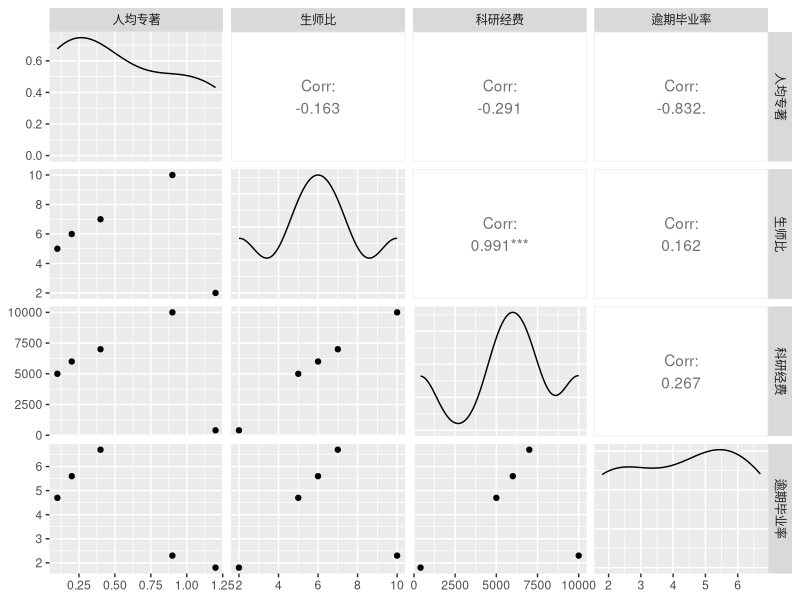
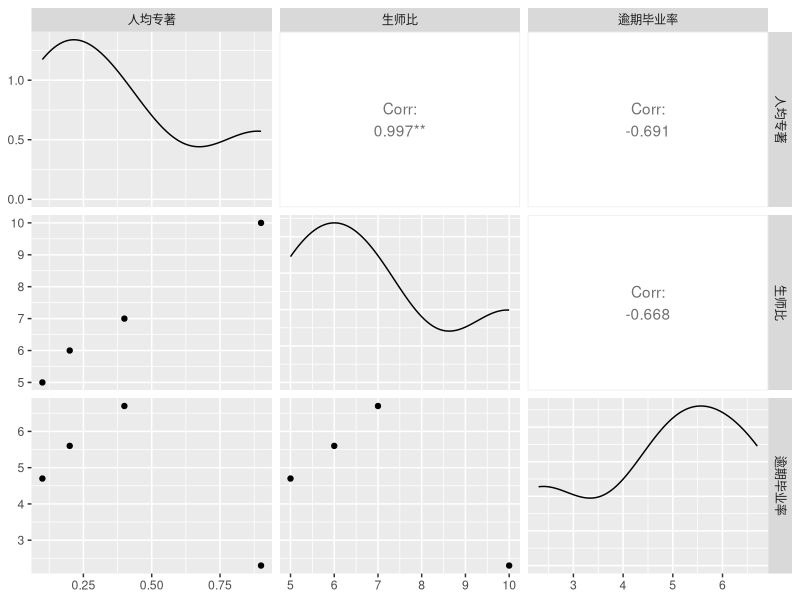
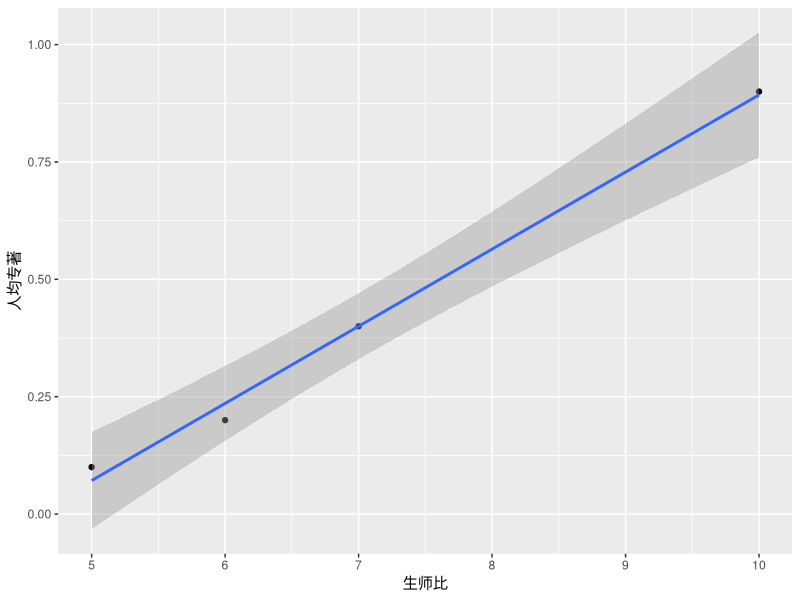
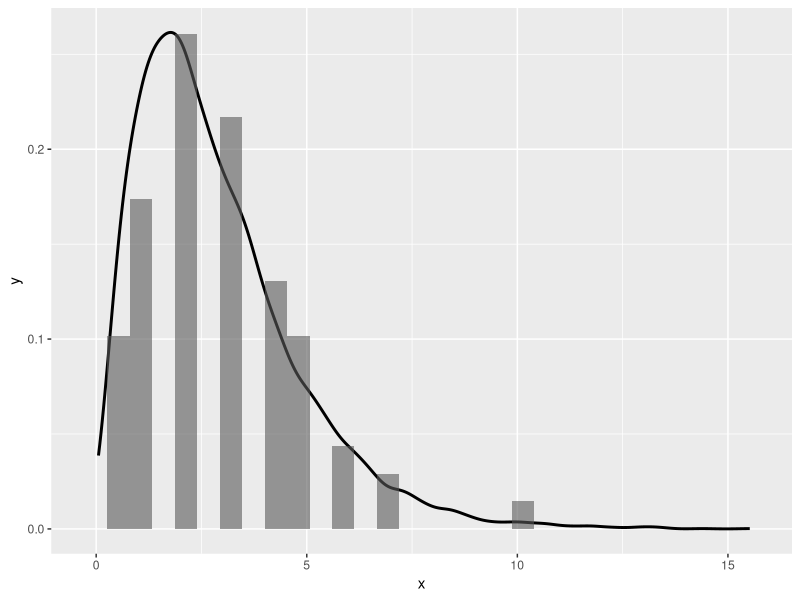

The R script that drew these images, in order:
## ---- chunk 1
options(digits = 3)
df0 = data.frame(
    '人均专著' = c(0.1, 0.2, 0.4, 0.9, 1.2),
    '生师比' = c(5, 6, 7, 10, 2),
    '科研经费' = c(5000, 6000, 7000, 10000, 400),
    '逾期毕业率' = c(4.7, 5.6, 6.7, 2.3, 1.8)
) # df0作为备份
df = df0
print(df)
## ---- chunk 2
df$生师比 = c(1, 1, 0.8333, 0.8333, 0)
print(df)
## ---- chunk 3
mom = function(col){sqrt(sum(col^2))}
for (i in 1:4){df[, i] = df[, i]/mom(df[, i])}
print(df)
## ---- chunk 4
w = c(0.2, 0.3, 0.4, 0.1)
for (i in 1:4){df[, i] = w[i]*df[, i]}
print(df)
## ---- chunk 5
good = c(0.1530, 0.163, 0.276, 0.0648)
bad = c(0.0128, 0.000, 0.011, 0.0174)
good_d = function(row){sqrt(sum((row - good)^2))}
bad_d = function(row){sqrt(sum((row - bad)^2))}
df_over = data.frame(
    s = rep(NA, 5),
    s0 = rep(NA, 5)
)
for (i in 1:5){
    df_over$s[i] = good_d(df[i, ])
    df_over$s0[i] = bad_d(df[i, ])
}
print(df_over)
## ---- chunk 6
df_over$f = df_over$s0/(df_over$s + df_over$s0)
print(df_over)
## ---- chunk 7
#| warning: false
#| message: false
library(GGally)
ggpairs(df0)
## ---- chunk 8
df_avg = data.frame(
    '人均经费' = df0$科研经费/df0$生师比
) |> t()
print(df_avg)
## ---- chunk 9
print(df0)
## ---- chunk 10
df0 = df0[-5, -3]
print(df0)
## ---- chunk 11
library(GGally)
ggpairs(df0)
## ---- chunk 12
library(ggplot2)
ggplot(df0, aes(x=`生师比`, y=`人均专著`)) + 
    geom_point(aes(x=`生师比`, y=`人均专著`)) + 
    geom_smooth(method = "lm")

model1 = lm(`人均专著` ~ `生师比`, data = df0)
kb1 = summary(model1)[4]$coefficients
colnames(kb1) = c('估计值', '标准误', 't值', 'P值')
rownames(kb1) = c('截距', '生师比')
print(kb1)
summary(model1)[8]
## ---- chunk 13
df0 = df0[, -1]
## ---- chunk 14
print(df0)
## ---- chunk 15
ssb = c(10, rep(7, 2), rep(6, 3), rep(5, 7), rep(4, 9), rep(3, 15), rep(2, 18), rep(1, 12), rep(0.5, 7))
library(MASS)
fitt = fitdistr(ssb, "gamma")
df_ga = data.frame(
  x = rgamma(10000, shape = fitt$estimate[1], rate = fitt$estimate[2])
)
df_ssb = data.frame(
  x = ssb
)
ggplot() + 
  geom_density(data = df_ga, aes(x), size = 1) + 
  geom_histogram(data = df_ssb, 
                 aes(x, y = ..density../1.75),
                 alpha = 0.6) + 
  ylab("y")
## ---- chunk 16
p_ssb = dgamma(c(5, 6, 7, 10), shape = fitt$estimate[1], rate = fitt$estimate[2])
(k = 1-p_ssb/sum(p_ssb))
## ---- chunk 17
df0$生师比 = k
print(df0)
## ---- chunk 18
df0$逾期毕业率 = df0$逾期毕业率/sum(df0$逾期毕业率)
## ---- chunk 19
df0_a = df0
df0_a$生师比 = p_ssb
x1 = df0_a$生师比
x2 = df0_a$逾期毕业率
w1_a = sd(x1)/mean(x1)
w2_a = sd(x2)/mean(x2)
## ---- chunk 20
df0_a$生师比 = w1_a*df0_a$生师比
df0_a$逾期毕业率 = w2_a*df0_a$逾期毕业率
df0_a
## ---- chunk 21
good_a = c(0.00279,0.0462)
bad_a = c(0.06269,0.1347)
good_d_a = function(row){sqrt(sum((row - good_a)^2))}
bad_d_a = function(row){sqrt(sum((row - bad_a)^2))}
df_over_a = data.frame(
    s = rep(NA, 4),
    s0 = rep(NA, 4)
)
for (i in 1:4){
    df_over_a$s[i] = good_d_a(df0_a[i, ])
    df_over_a$s0[i] = bad_d_a(df0_a[i, ])
}
df_over_a$f = df_over_a$s0/(df_over_a$s + df_over_a$s0)
print(df_over_a)
## ---- chunk 22
df0_b = df0
s = rep(NA, 2)
for (i in 1:2){
  s[i] = (df0_b[, i]-mean(df0_b[, i]))/sqrt(1/(4-1)*var(df0_b[, i]))
}
for (i in 1:2){df0_b[, i] = df0_b[, i]*s[i]/sum(s)}
print(df0_b)
## ---- chunk 23
good_b = c(0.456,0.00592)
bad_b = c(0.928,0.01725)
good_d_b = function(row){sqrt(sum((row - good_b)^2))}
bad_d_b = function(row){sqrt(sum((row - bad_b)^2))}
df_over_b = data.frame(
    s = rep(NA, 4),
    s0 = rep(NA, 4)
)
for (i in 1:4){
    df_over_b$s[i] = good_d_b(df0_b[i, ])
    df_over_b$s0[i] = bad_d_b(df0_b[i, ])
}
df_over_b$f = df_over_b$s0/(df_over_b$s + df_over_b$s0)
print(df_over_b)
## ---- chunk 24
df0_c = df0
for (i in 1:2){df0_c[, i] = (df0_c[, i]-min(df0_c[, i]))/(max(df0_c[, i])-min(df0_c[, i]))}
print(df0_c)
## ---- chunk 25
good_c = c(0, 0)
bad_c = c(1, 1)
good_d_c = function(row){sqrt(sum((row - good_c)^2))}
bad_d_c = function(row){sqrt(sum((row - bad_c)^2))}
df_over_c = data.frame(
    s = rep(NA, 4),
    s0 = rep(NA, 4)
)
for (i in 1:4){
    df_over_c$s[i] = good_d_c(df0_c[i, ])
    df_over_c$s0[i] = bad_d_c(df0_c[i, ])
}
df_over_c$f = df_over_c$s0/(df_over_c$s + df_over_c$s0)
print(df_over_c)
